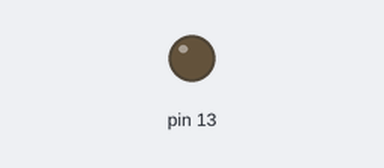
The sketch below on a simulated Arduino Uno, built with avr-gcc and run on an emulated ATmega328P. Parts: output pins drawn as LEDs (lit = HIGH).

Above: at 0.1 s.
At 39.1 s:
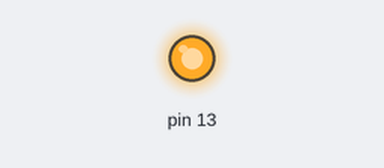
Timing chart, 0 to 40.0 s (numbered marks = the images above):
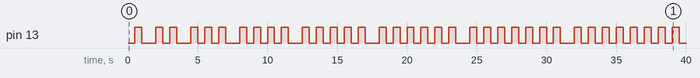

Measured:
- by itself, pin 13: LOW → HIGH at 0.50 s, → LOW 0.50 s later, → HIGH 1.0 s later, → LOW 0.50 s later, … (72 changes in this stretch)

The sketch:

naturals_ide.ino
```cpp
void flash (unsigned int count);

void
setup ()
{
    // initialize the digital pin as an output.
    // Pin 13 has an LED connected on most Arduino boards:
    pinMode (13, OUTPUT);
}

unsigned int flash_count = 0;
void loop () {
    flash(flash_count++);
    delay (500);
}

void
flash (unsigned int count)
{
    while (count--)
      {
          digitalWrite (13, HIGH);
          delay (500);
          digitalWrite (13, LOW);
          delay (500);
      }
}
```
